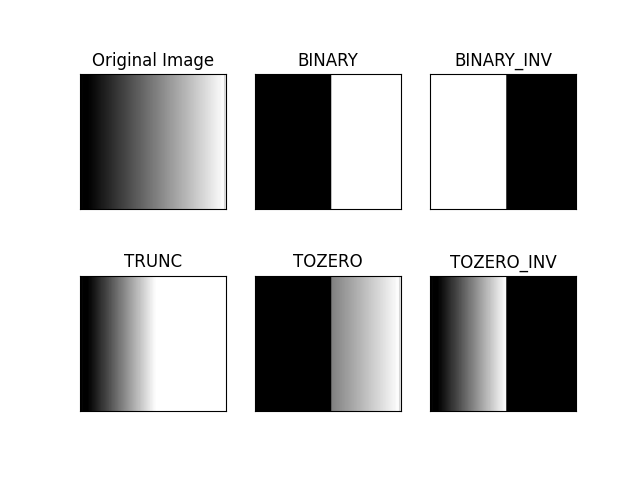

Source code (Python):
import cv2
import numpy as np
from matplotlib import pyplot as plt

img = cv2.imread('gradient.png',0)
ret,thresh1 = cv2.threshold(img,127,255,cv2.THRESH_BINARY)
ret,thresh2 = cv2.threshold(img,127,255,cv2.THRESH_BINARY_INV)
ret,thresh3 = cv2.threshold(img,127,255,cv2.THRESH_TRUNC)
ret,thresh4 = cv2.threshold(img,127,255,cv2.THRESH_TOZERO)
ret,thresh5 = cv2.threshold(img,127,255,cv2.THRESH_TOZERO_INV)

titles = ['Original Image','BINARY','BINARY_INV','TRUNC','TOZERO','TOZERO_INV']
images = [img, thresh1, thresh2, thresh3, thresh4, thresh5]

for i in range(6):
    plt.subplot(2,3,i+1),plt.imshow(images[i],'gray')
    plt.title(titles[i])
    plt.xticks([]),plt.yticks([])
    
plt.show()
